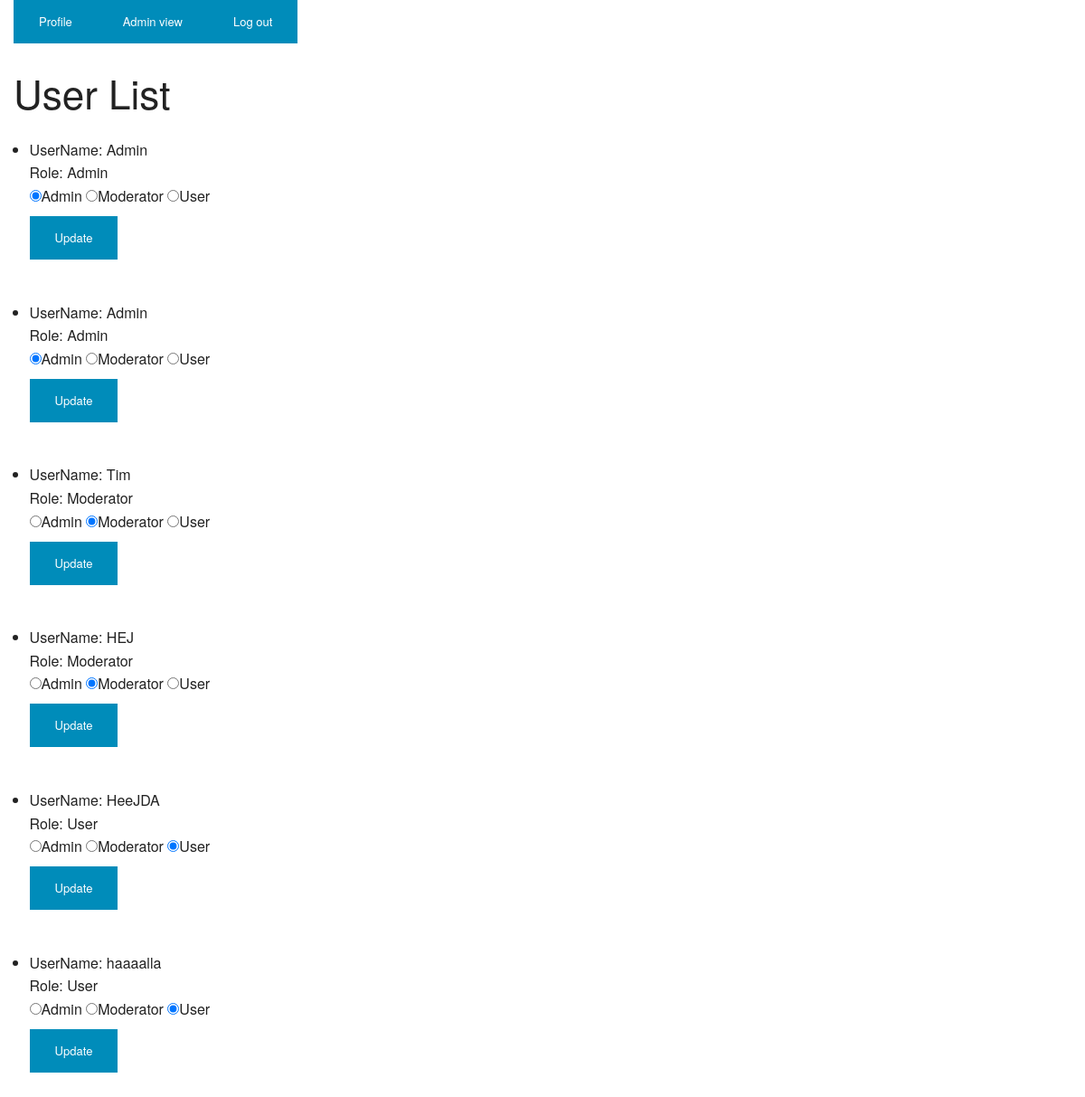
Screenshot of /Laboration_2/index.php?admin (signed in) with the database file from the repository.
### tables this page shows
CREATE TABLE IF NOT EXISTS `user` (
  `ID` int(11) NOT NULL AUTO_INCREMENT COMMENT 'Primary key',
  `username` varchar(30) NOT NULL,
  `password` varchar(50) NOT NULL,
  `role` tinyint(1) unsigned NOT NULL DEFAULT '1',
  PRIMARY KEY (`ID`)
);

### Laboration_2/src/UserRepository.php (called while the page is built, shortened)
<?php
require_once('./src/User.php');
class UserRepository extends Repository {
	private static $id = 'ID';
	private static $username = 'username';
	private static $password = 'password';
	private static $role = 'role';
	private static $dbTable = 'user';
	public function getUserByName($username)
	{
		try {
			$db = $this -> connection();
			$sql = "SELECT * FROM " . self::$dbTable . " WHERE " . self::$username . " = ?";
			$params = array($username);
			$query = $db -> prepare($sql);
			$query -> execute($params);
			if($result = $query -> fetch()) {
				$user = new User($result[self::$id], $result[self::$username], $result[self::$password], $result[self::$role]);
				return $user;
			}
			return null;
		}
		catch(PDOException $e) {
			throw new DatabaseException('USER_FETCH');
		}
	}
	public function getAllUsers()
	{
		try {
			$db = $this -> connection();
			$sql = "SELECT * FROM " . self::$dbTable;
			$params = array();
			$query = $db -> prepare($sql);
			$query -> execute($params);
			$result = $query -> fetchAll();
			$users = array();
			foreach($result as $row)
			{
				$user = new User($row[self::$id], $row[self::$username], $row[self::$password], $row[self::$role]);
				$users[] = $user;
			}
			return $users;
		}
		catch(PDOException $e) {
			throw new DatabaseException('USER_FETCH');
		}
	}
}

### Laboration_2/src/AdminController.php (called while the page is built)
<?php
require_once('src/UserRepository.php');
require_once('src/AdminView.php');
class AdminController
{
	private $AdminView;
	private $UserRepository;
	public function __construct()
	{
		$this->UserRepository = new UserRepository();
		$this->AdminView = new AdminView($this->UserRepository);
	}
	public function AdminControl()
	{
		if($this->AdminView->userPressedUpdate()) {
			try {
				$Id = $this->AdminView->getId();
				$role = $this->AdminView->getRole();
				if($this->UserRepository->changeRole($role, $Id)) {
					$this->AdminView->setMsg("Update of user role succeeded");
					return $this->AdminView->ShowRoleList();
				} else {
					$this->AdminView->setMsg("Something went wrong when tried to update a user role");
				}
			} catch(exception $e) {
				$this->AdminView->setMsg("Something went wrong when tried to update a user role");
			}
		}
		else {
			return $this->AdminView->ShowRoleList();
		}
	}
}
?>

### Laboration_2/src/NavigationController.php (called while the page is built, shortened)
<?php
require_once('src/AdminController.php');
class NavigationController
{
	private $loginmodel;
	public function __construct() {
		$this->loginmodel = new LoginModel();
	}
	public function doNavigation()
	{
		try
		{
			switch (NavigationView::getAction())
			{
				case NavigationView::$actionAdmin:
					if($this->loginmodel->userLoggedInStatus()) {
						if($this->loginmodel->adminStatus()) {
							$controller = new AdminController();
							$result = $controller->AdminControl();
						} else {
							$controller = new ProfileController();
							$result = $controller->doControll();
						}
					} else {
						$controller = new LoginController();
						$result = $controller->doControll();
					}
					return $result;
					break;
			}
		}
		catch (Exception $e)
		{
			if($this->loginmodel->userLoggedInStatus()) {
				$controller = new ForumController();
				$result = $controller->doControl();
			} else {
				$controller = new LoginController();
				$result = $controller->doControll();
			}
			return $result;
		}
	}
}
?>

### Laboration_2/index.php (called while the page is built, shortened)
<?php
require_once ("common/HTMLView.php");
require_once ("src/NavigationController.php");
$c = new NavigationController();
$htmlBody = $c->doNavigation();

### Laboration_2/src/LoginModel.php (called while the page is built, shortened)
<?php
require_once("src/UserRepository.php");
class LoginModel {
	private $userRepository;
	public function __construct(){
		$this->userRepository = new UserRepository();
	}
	public function adminStatus() {
		$user = $this->userRepository->getUserByName($_SESSION["username"]);
		$userrole = $user->getRole();
		if($userrole == 1) {
			return true;
		}
		return false;
	}
}

### Laboration_2/src/User.php (called while the page is built, shortened)
<?php
	class User{
		private $username;
		private $role;
		public function __construct($userId, $username, $password, $role = 3){
			$this->username = $username;
			$this->role = $role;
		}
		public function getUsername(){
			return $this->username;
		}
		public function getRole() {
			return $this->role;
		}
	}

### Laboration_2/src/AdminView.php (the view, shortened to what this page needs)
<?php
Class AdminView
{
	private $UserRepository;
	private $msg = "";
	public function __construct(UserRepository $UserRepository)
	{
		$this->UserRepository = $UserRepository;
	}
	public function getList()
	{
		return $this->UserRepository->getAllUsers();
	}
	public function ShowRoleList()
	{
		$AllUserAndRoles = $this->getList();
		$contentString = "";
		foreach($AllUserAndRoles as $UsersAndRoles)
		{
			$adminchecked = "";
			$moderatorchecked = "";
			$userchecked = "";
			$role = "";
			switch ($UsersAndRoles -> getRole()) {
				case "1":
					$adminchecked = "checked";
					$role = "Admin";
					break;
				case "2":
					$moderatorchecked = "checked";
					$role = "Moderator";
					break;
				case "3":
					$userchecked = "checked";
					$role = "User";
					break;
			}
			$contentString .="
			<li>UserName: " . $UsersAndRoles->getUsername() . "<br>
			Role: " . $role . "</li>
			<form method='post' action=''>
				<input type='hidden' name='user' value= " . $UsersAndRoles->getUserId() . ">
				<input type='radio' name='role' value='1' $adminchecked >Admin
				<input type='radio' name='role' value='2' $moderatorchecked >Moderator
				<input type='radio' name='role' value='3' $userchecked >User <br>
				<input type='submit' class='small button' name='submit' value='Update'>
			</form><br>
			";
		}
		$ret = "
				<h1>User List</h1>
				<p>" . $this->msg . "</p>
				<ul>$contentString</ul>
		";
		return $ret;
	}
}

### rows the page displays
user: username "Admin", role "Admin"
user: username "Admin", role "Admin"
user: username "Tim", role "Moderator"
user: username "HEJ", role "Moderator"
user: username "HeeJDA", role "User"
user: username "haaaalla", role "User"
